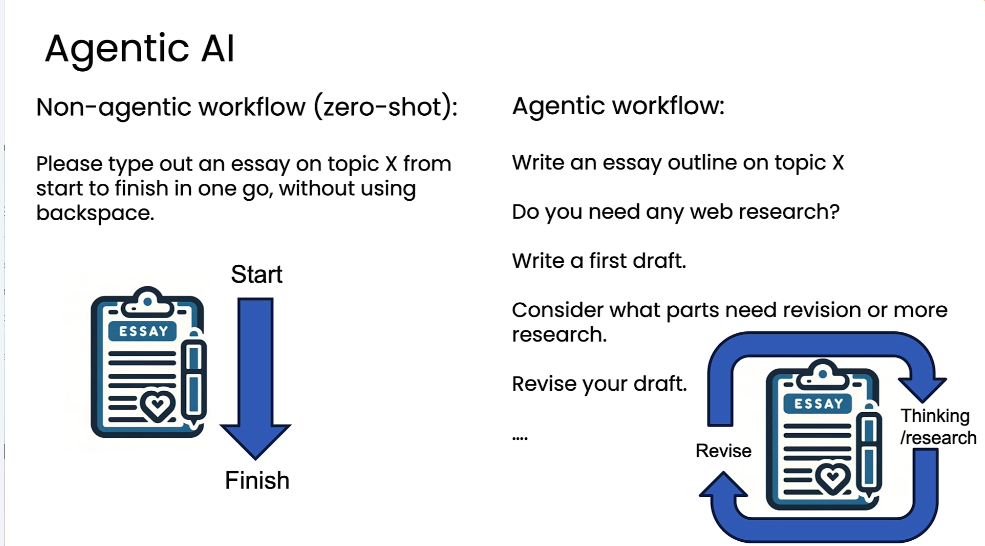
#> input picture agentic-ai-main/images/1.2.1.png, 985 x 546 px, given in place of cover.png, which was not available
$ python _crop_watermark.py
#> lines starting #> are read from the running program, lines starting #| are printed output that depends on the picture
from PIL import Image
import os

dir = 'outputs/20260704/20260704_225729/images'

for fname in ['cover.png', 'inline_1.png']:
    fpath = os.path.join(dir, fname)
    img = Image.open(fpath)
#> img is the input picture: PIL image 985x546 RGB; mean R, G, B 228.9, 231.6, 235.6
    w, h = img.size
#> w = 985; h = 546
    crop_h = int(h * 0.93)
#> crop_h = 507
    cropped = img.crop((0, 0, w, crop_h))
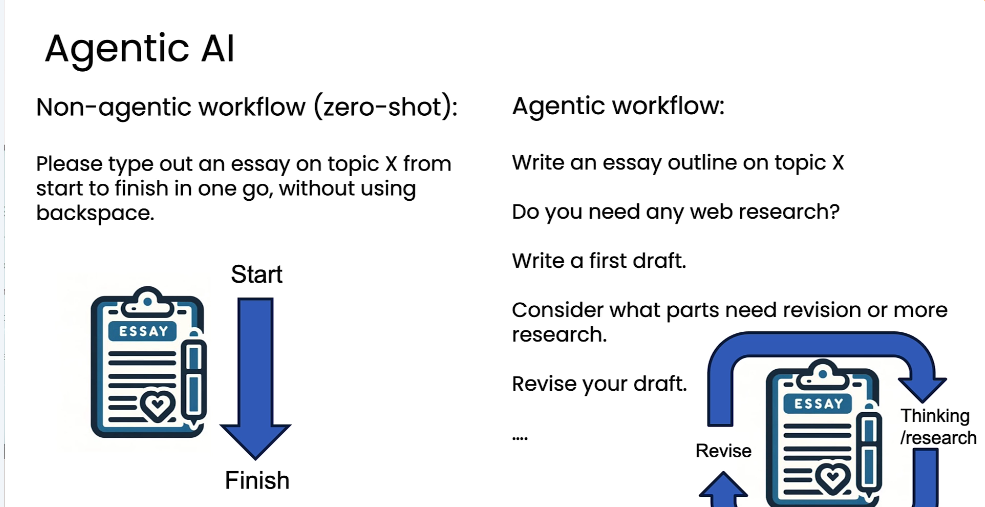
#> cropped: PIL image 985x507 RGB; mean R, G, B 229.6, 232, 235.4
    cropped.save(fpath)
    print(f'[OK] {fname}: {h}->{crop_h}px, cropped {h-crop_h}px')
#| [OK] cover.png: 546->507px, cropped 39px
#> pass 2 of the loop `for fname in ['cover.png', 'inline_1.png']:`:
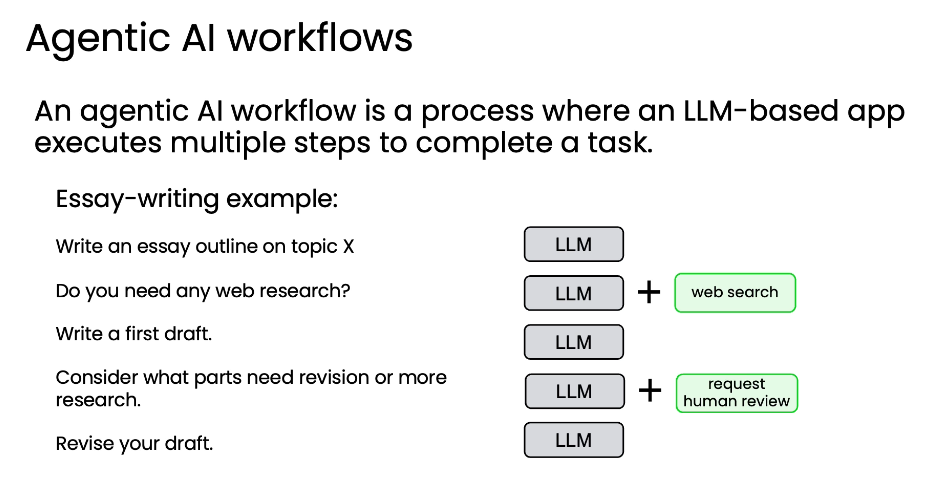
#> input picture agentic-ai-main/images/1.2.2.png, 941 x 480 px, given in place of inline_1.png, which was not available
#> img is the input picture: PIL image 941x480 RGB; mean R, G, B 238.3, 239.1, 238.6
#> `cropped = img.crop((0, 0, w, crop_h))`:
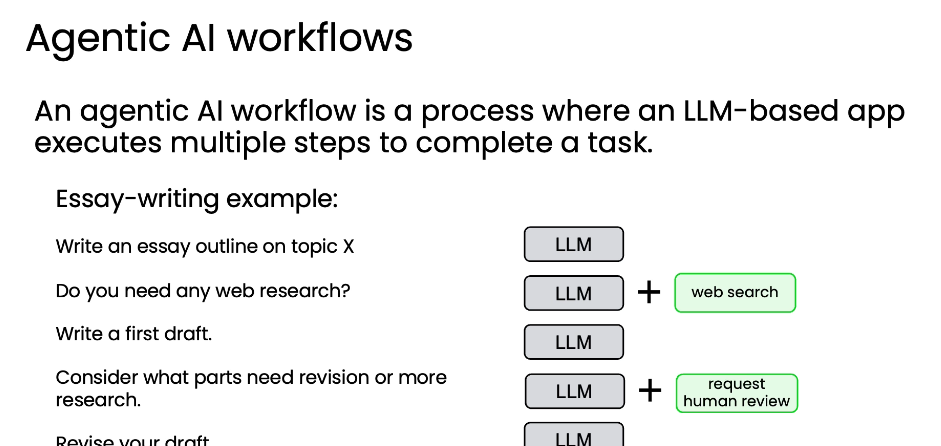
#> cropped: PIL image 941x446 RGB; mean R, G, B 237.4, 238.3, 237.7
#| [OK] inline_1.png: 480->446px, cropped 34px

print('Crop done')
